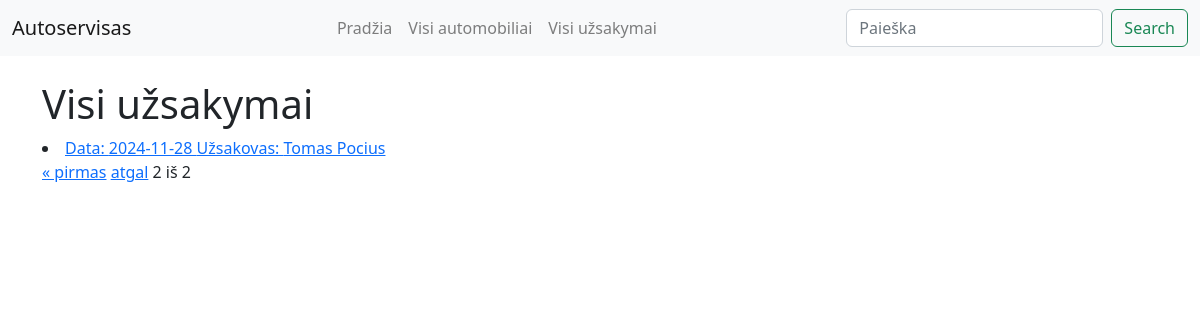
The app's page /autoservice/uzsakymai/?page=2, older data.
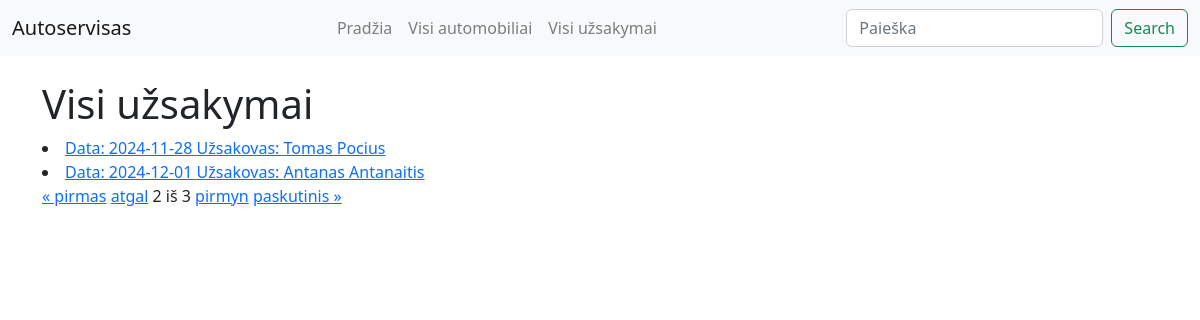
The same page, newer data.
### autoservice/models.py (models this page shows, shortened)
class Uzsakymas(models.Model):
    data = models.CharField('Data',max_length=100)
    automobilio = models.ForeignKey(Automobilis, on_delete=models.CASCADE)
    status = models.ForeignKey(Busena, on_delete=models.DO_NOTHING, verbose_name='Būsena')
    class Meta:
        verbose_name = 'Užsakymas'
        verbose_name_plural = 'Užsakymai'

class Automobilis(models.Model):
    valstybinis_nr = models.CharField('Valstybinis Nr.',max_length=100,unique=True)
    automobilio_modelis = models.ForeignKey(Automobilio_modelis, on_delete=models.CASCADE)
    vin_kodas = models.CharField('VIN kodas', max_length=50)
    klientas = models.CharField('Klientas', max_length=200)
    nuotrauka = models.ImageField('Nuotrauka', upload_to='automobiliai', null=True, blank=True)
    class Meta:
        verbose_name = 'Automobilis'
        verbose_name_plural = 'Automobiliai'

### autoservice/views.py (the view)
# urls.py: path('uzsakymai/', views.Uzsakymai.as_view(), name='uzsakymai'),
class Uzsakymai(generic.ListView):
    model = Uzsakymas
    paginate_by = 2
    template_name = "uzsakymai.html"
    context_object_name = "uzsakymu_sarasas"
    ordering = ['id']

### autoservice/templates/uzsakymai.html
{% extends "base.html" %}
{% block content %}
  <h1>Visi užsakymai</h1>
  {% if uzsakymu_sarasas %}
    {% for uzsakymas in uzsakymu_sarasas %}
      <li>
        <a href="{{ uzsakymas.id }}">Data:  {{ uzsakymas.data }}  Užsakovas: {{ uzsakymas.automobilio.klientas }}</a>
      </li>
    {% endfor %}
  {% else %}
    <p>Užsakymų nėra</p>
  {% endif %}
  <div class="pagination">
    <span class="step-links">
        {% if page_obj.has_previous %}
            <a href="?page=1">&laquo; pirmas</a>
            <a href="?page={{ page_obj.previous_page_number }}">atgal</a>
        {% endif %}
        <span class="current">
            {{ page_obj.number }} iš {{ page_obj.paginator.num_pages }}
        </span>
        {% if page_obj.has_next %}
            <a href="?page={{ page_obj.next_page_number }}">pirmyn</a>
            <a href="?page={{ page_obj.paginator.num_pages }}">paskutinis &raquo;</a>
        {% endif %}
    </span>
</div>
{% endblock %}

Row changes from the older to the newer data that the page shows:
added Uzsakymas: data "2024-12-01", automobilio.klientas "Antanas Antanaitis"
Text that changed along with them:
{{ page_obj.paginator.num_pages }}: "2" → "3"
text now shown: "pirmyn paskutinis »"
